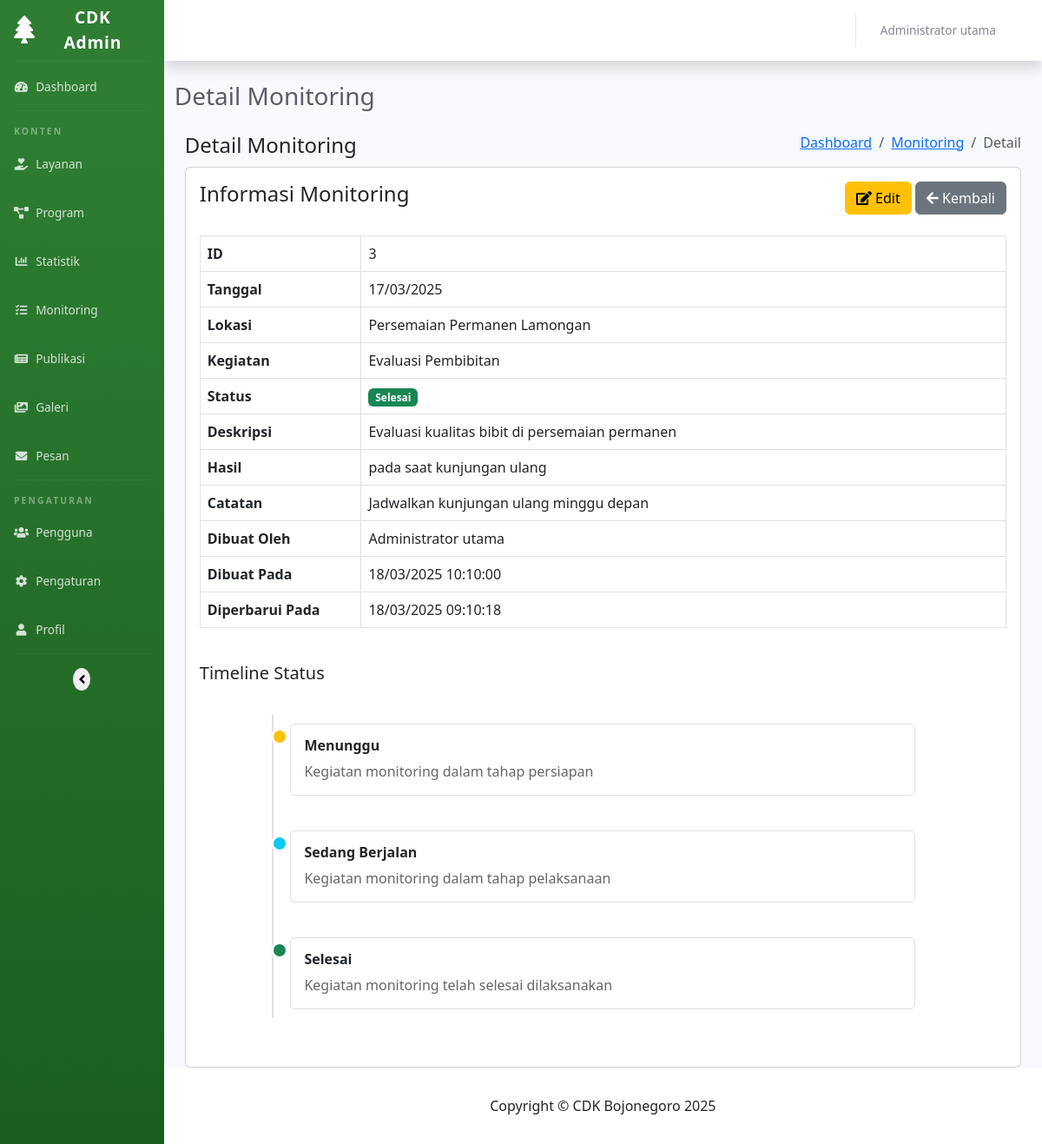
/admin/modules/monitoring/view.php?id=3 (signed in), run on the app's committed database.
### tables this page shows
CREATE TABLE `users`  (
  `id` int(0) NOT NULL AUTO_INCREMENT,
  `username` varchar(50) NOT NULL,
  `password` varchar(255) NOT NULL,
  `name` varchar(100) NOT NULL,
  `email` varchar(100) NOT NULL,
  `role` enum('admin','editor') NOT NULL,
  `last_login` datetime(0) NULL DEFAULT NULL,
  `created_at` timestamp(0) NULL DEFAULT CURRENT_TIMESTAMP(0),
  `updated_at` timestamp(0) NULL DEFAULT CURRENT_TIMESTAMP(0) ON UPDATE CURRENT_TIMESTAMP(0),
  PRIMARY KEY (`id`) USING BTREE,
  UNIQUE INDEX `username`(`username`) USING BTREE
);

CREATE TABLE `monitoring`  (
  `id` int(0) NOT NULL AUTO_INCREMENT,
  `date` date NOT NULL,
  `location` varchar(255) NOT NULL,
  `activity` varchar(255) NOT NULL,
  `status` enum('pending','in_progress','completed','cancelled') NOT NULL DEFAULT 'pending',
  `description` text NULL,
  `result` text NULL,
  `notes` text NULL,
  `created_by` int(0) NULL DEFAULT NULL,
  `created_at` timestamp(0) NULL DEFAULT CURRENT_TIMESTAMP(0),
  `updated_at` timestamp(0) NULL DEFAULT CURRENT_TIMESTAMP(0) ON UPDATE CURRENT_TIMESTAMP(0),
  PRIMARY KEY (`id`) USING BTREE,
  INDEX `created_by`(`created_by`) USING BTREE,
  CONSTRAINT `monitoring_ibfk_1` FOREIGN KEY (`created_by`) REFERENCES `users` (`id`) ON DELETE SET NULL ON UPDATE RESTRICT
);

### admin/modules/monitoring/view.php (the view, shortened to what the rows shown need)
<?php
require_once BASE_PATH . '/includes/config.php';
require_once ADMIN_PATH . '/includes/auth.php';
$page_title = 'Detail Monitoring';
$id = (int) $_GET['id'];
try {
    $stmt = $pdo->prepare("SELECT m.*, u.name as created_by_name
                          FROM monitoring m
                          LEFT JOIN users u ON m.created_by = u.id
                          WHERE m.id = ?");
    $stmt->execute([$id]);
    $monitoring = $stmt->fetch(PDO::FETCH_ASSOC);
} catch (PDOException $e) {
    $_SESSION['error_message'] = 'Error: ' . $e->getMessage();
    header('Location: index.php');
    exit;
}
include_once ADMIN_PATH . '/includes/header.php';
?>
<div class="content-wrapper">
    <div class="container-fluid">
        <div class="row">
            <div class="col-12">
                <div class="card">
                    <div class="card-body">
                        <div class="table-responsive">
                            <table class="table table-bordered">
                                <tbody>
                                    <tr>
                                        <th width="20%">ID</th>
                                        <td><?php echo $monitoring['id']; ?></td>
                                    </tr>
                                    <tr>
                                        <th>Tanggal</th>
                                        <td><?php echo date('d/m/Y', strtotime($monitoring['date'])); ?></td>
                                    </tr>
                                    <tr>
                                        <th>Lokasi</th>
                                        <td><?php echo htmlspecialchars($monitoring['location']); ?></td>
                                    </tr>
                                    <tr>
                                        <th>Kegiatan</th>
                                        <td><?php echo htmlspecialchars($monitoring['activity']); ?></td>
                                    </tr>
                                    <tr>
                                        <th>Status</th>
                                        <td>
                                            <?php
                                            $status_class = '';
                                            switch ($monitoring['status']) {
                                                case 'completed':
                                                    $status_class = 'bg-success';
                                                    $status_text = 'Selesai';
                                                    break;
                                            }
                                            ?>
                                            <span
                                                class="badge <?php echo $status_class; ?>"><?php echo $status_text; ?></span>
                                        </td>
                                    </tr>
                                    <tr>
                                        <th>Deskripsi</th>
                                        <td><?php echo nl2br(htmlspecialchars($monitoring['description'] ?? '-')); ?>
                                        </td>
                                    </tr>
                                    <tr>
                                        <th>Hasil</th>
                                        <td><?php echo nl2br(htmlspecialchars($monitoring['result'] ?? '-')); ?></td>
                                    </tr>
                                    <tr>
                                        <th>Catatan</th>
                                        <td><?php echo nl2br(htmlspecialchars($monitoring['notes'] ?? '-')); ?></td>
                                    </tr>
                                    <tr>
                                        <th>Dibuat Oleh</th>
                                        <td><?php echo htmlspecialchars($monitoring['created_by_name'] ?? 'Sistem'); ?>
                                        </td>
                                    </tr>
                                    <tr>
                                        <th>Dibuat Pada</th>
                                        <td><?php echo date('d/m/Y H:i:s', strtotime($monitoring['created_at'])); ?>
                                        </td>
                                    </tr>
                                    <?php if (!empty($monitoring['updated_at']) && $monitoring['updated_at'] != $monitoring['created_at']): ?>
                                        <tr>
                                            <th>Diperbarui Pada</th>
                                            <td><?php echo date('d/m/Y H:i:s', strtotime($monitoring['updated_at'])); ?>
                                            </td>
                                        </tr>
                                    <?php endif; ?>
                                </tbody>
                            </table>
                        </div>
                    </div>
                </div>
            </div>
        </div>
    </div>
</div>
<?php
include_once ADMIN_PATH . '/includes/footer.php';
?>

### admin/includes/header.php (shortened to what the rows shown need)
<?php
$current_admin = getCurrentAdmin();
?>
<!DOCTYPE html>
<html lang="id">
<head>
    <link href="https://cdn.jsdelivr.net/npm/bootstrap@5.3.0-alpha1/dist/css/bootstrap.min.css" rel="stylesheet">
    <link href="https://cdnjs.cloudflare.com/ajax/libs/font-awesome/6.0.0/css/all.min.css" rel="stylesheet">
    <link rel="stylesheet" href="https://cdnjs.cloudflare.com/ajax/libs/font-awesome/5.15.4/css/all.min.css">
    <link href="<?php echo $site_config['admin_url']; ?>/assets/css/admin.css" rel="stylesheet">
    <link href="https://cdn.jsdelivr.net/npm/remixicon@2.5.0/fonts/remixicon.css" rel="stylesheet">
    <link href="https://cdn.jsdelivr.net/npm/summernote@0.8.18/dist/summernote-bs5.min.css" rel="stylesheet">
</head>
<body id="page-top">
    <div id="wrapper">
        <div id="content-wrapper" class="d-flex flex-column">
            <div id="content">
                <nav class="navbar navbar-expand navbar-light bg-white topbar mb-4 static-top shadow">
                    <ul class="navbar-nav ms-auto">
                        <li class="nav-item dropdown no-arrow">
                            <a class="nav-link dropdown-toggle" href="#" id="userDropdown" role="button"
                                data-bs-toggle="dropdown" aria-haspopup="true" aria-expanded="false">
                                <span class="me-2 d-none d-lg-inline text-gray-600 small">
                                    <?php echo htmlspecialchars($current_admin['name'] ?? 'Admin'); ?>
                                </span>
                                <i class="fas fa-user-circle fa-fw"></i>
                            </a>
                        </li>
                    </ul>
                </nav>
                <div class="container-fluid">
                    <div class="d-sm-flex align-items-center justify-content-between mb-4">
                        <h1 class="h3 mb-0 text-gray-800"><?php echo $page_title ?? 'Dashboard'; ?></h1>
                    </div>

### data on the page
users: name "Administrator utama"
monitoring: id "3", date "17/03/2025", location "Persemaian Permanen Lamongan", activity "Evaluasi Pembibitan", status "Selesai", description "Evaluasi kualitas bibit di persemaian permanen", result "pada saat kunjungan ulang", notes "Jadwalkan kunjungan ulang minggu depan", created_by.name "Administrator utama", created_at "18/03/2025 10:10:00", updated_at "18/03/2025 09:10:18"

### other printed values
$page_title "Detail Monitoring"
